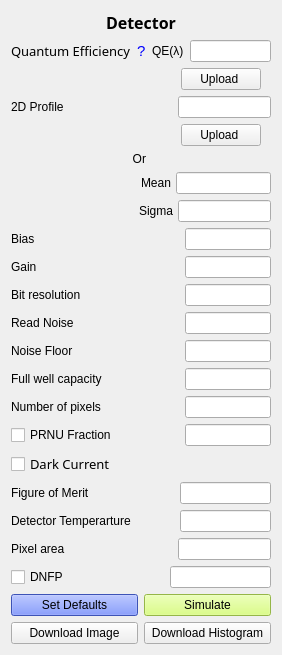
          <widget class="QWidget" name="layoutWidget">
           <property name="geometry">
            <rect>
             <x>551</x>
             <y>9</y>
             <width>271</width>
             <height>631</height>
            </rect>
           </property>
           <layout class="QVBoxLayout" name="verticalLayout_3">
            <item>
             <widget class="QLabel" name="label_3">
              <property name="font">
               <font>
                <family>Bell MT</family>
                <pointsize>12</pointsize>
                <weight>75</weight>
                <bold>true</bold>
               </font>
              </property>
              <property name="mouseTracking">
               <bool>true</bool>
              </property>
              <property name="text">
               <string>&lt;html&gt;&lt;head/&gt;&lt;body&gt;&lt;p align=&quot;center&quot;&gt;Detector&lt;/p&gt;&lt;/body&gt;&lt;/html&gt;</string>
              </property>
             </widget>
            </item>
            <item>
             <layout class="QHBoxLayout" name="horizontalLayout_4">
              <item>
               <widget class="QLabel" name="label_10">
                <property name="font">
                 <font>
                  <family>Bahnschrift SemiLight</family>
                  <pointsize>10</pointsize>
                  <weight>50</weight>
                  <bold>false</bold>
                 </font>
                </property>
                <property name="mouseTracking">
                 <bool>false</bool>
                </property>
                <property name="text">
                 <string>Quantum Efficiency</string>
                </property>
               </widget>
              </item>
              <item>
               <widget class="QLabel" name="upload_help_4">
                <property name="palette">
                 <palette>
                  <active>
                   <colorrole role="WindowText">
                    <brush brushstyle="SolidPattern">
                     <color alpha="255">
                      <red>0</red>
                      <green>0</green>
                      <blue>255</blue>
                     </color>
                    </brush>
                   </colorrole>
                  </active>
                  <inactive>
                   <colorrole role="WindowText">
                    <brush brushstyle="SolidPattern">
                     <color alpha="255">
                      <red>0</red>
                      <green>0</green>
                      <blue>255</blue>
                     </color>
                    </brush>
                   </colorrole>
                  </inactive>
                  <disabled>
                   <colorrole role="WindowText">
                    <brush brushstyle="SolidPattern">
                     <color alpha="255">
                      <red>120</red>
                      <green>120</green>
                      <blue>120</blue>
                     </color>
                    </brush>
                   </colorrole>
                  </disabled>
                 </palette>
                </property>
                <property name="font">
                 <font>
                  <pointsize>11</pointsize>
                  <weight>50</weight>
                  <bold>false</bold>
                 </font>
                </property>
                <property name="mouseTracking">
                 <bool>false</bool>
                </property>
                <property name="tabletTracking">
                 <bool>true</bool>
                </property>
                <property name="focusPolicy">
                 <enum>Qt::WheelFocus</enum>
                </property>
                <property name="toolTip">
                 <string>&lt;html&gt;&lt;head/&gt;&lt;body&gt;&lt;p&gt;Quantum efficiency can be input as a response function.&lt;br/&gt;DAT file with two columns &lt;br/&gt;0 : Wavelength in Angstrom&lt;br/&gt;1 : Respose&lt;/p&gt;&lt;/body&gt;&lt;/html&gt;</string>
                </property>
                <property name="styleSheet">
                 <string notr="true">set color = rgb(255, 255, 170)</string>
                </property>
                <property name="text">
                 <string>?</string>
                </property>
               </widget>
              </item>
              <item>
               <widget class="QLabel" name="label_19">
                <property name="text">
                 <string>&lt;html&gt;&lt;head/&gt;&lt;body&gt;&lt;p&gt;QE(&amp;#955;)&lt;/p&gt;&lt;/body&gt;&lt;/html&gt;</string>
                </property>
               </widget>
              </item>
              <item>
               <widget class="QLineEdit" name="QE_filename">
                <property name="toolTip">
                 <string>&lt;html&gt;&lt;head/&gt;&lt;body&gt;&lt;p&gt;Quantum Efficiency response function&lt;/p&gt;&lt;p&gt;DAT file format&lt;br/&gt;0 : Wavelength in Angstrom&lt;br/&gt;1 : Response function&lt;/p&gt;&lt;/body&gt;&lt;/html&gt;</string>
                </property>
               </widget>
              </item>
             </layout>
            </item>
            <item>
             <layout class="QHBoxLayout" name="horizontalLayout">
              <property name="leftMargin">
               <number>170</number>
              </property>
              <property name="rightMargin">
               <number>10</number>
              </property>
              <item>
               <widget class="QPushButton" name="upload_QE_wav">
                <property name="toolTip">
                 <string>&lt;html&gt;&lt;head/&gt;&lt;body&gt;&lt;p&gt;Click to browse FITS files&lt;/p&gt;&lt;/body&gt;&lt;/html&gt;Q</string>
                </property>
                <property name="text">
                 <string>Upload </string>
                </property>
               </widget>
              </item>
             </layout>
            </item>
            <item>
             <layout class="QHBoxLayout" name="horizontalLayout_5">
              <property name="spacing">
               <number>114</number>
              </property>
              <item>
               <widget class="QLabel" name="label_29">
                <property name="text">
                 <string>2D Profile</string>
                </property>
               </widget>
              </item>
              <item>
               <widget class="QLineEdit" name="QE_2d_profile">
                <property name="toolTip">
                 <string>&lt;html&gt;&lt;head/&gt;&lt;body&gt;&lt;p&gt;Quantum efficiency 2D profile&lt;/p&gt;&lt;p&gt;Upload as FITS file of detector shape&lt;/p&gt;&lt;/body&gt;&lt;/html&gt;</string>
                </property>
               </widget>
              </item>
             </layout>
            </item>
            <item>
             <layout class="QHBoxLayout" name="horizontalLayout_3">
              <property name="leftMargin">
               <number>170</number>
              </property>
              <property name="rightMargin">
               <number>10</number>
              </property>
              <item>
               <widget class="QPushButton" name="upload_psf_3">
                <property name="toolTip">
                 <string>&lt;html&gt;&lt;head/&gt;&lt;body&gt;&lt;p&gt;Click to browse FITS files&lt;/p&gt;&lt;/body&gt;&lt;/html&gt;Q</string>
                </property>
                <property name="text">
                 <string>Upload </string>
                </property>
               </widget>
              </item>
             </layout>
            </item>
            <item>
             <widget class="QLabel" name="label_18">
              <property name="layoutDirection">
               <enum>Qt::LeftToRight</enum>
              </property>
              <property name="frameShape">
               <enum>QFrame::NoFrame</enum>
              </property>
              <property name="text">
               <string>&lt;html&gt;&lt;head/&gt;&lt;body&gt;&lt;p align=&quot;center&quot;&gt;Or &lt;/p&gt;&lt;/body&gt;&lt;/html&gt;</string>
              </property>
             </widget>
            </item>
            <item>
             <layout class="QHBoxLayout" name="horizontalLayout_6">
              <property name="spacing">
               <number>5</number>
              </property>
              <property name="leftMargin">
               <number>130</number>
              </property>
              <item>
               <widget class="QLabel" name="label_17">
                <property name="layoutDirection">
                 <enum>Qt::RightToLeft</enum>
                </property>
                <property name="text">
                 <string>&lt;html&gt;&lt;head/&gt;&lt;body&gt;&lt;p align=&quot;right&quot;&gt;Mean&lt;/p&gt;&lt;/body&gt;&lt;/html&gt;</string>
                </property>
               </widget>
              </item>
              <item>
               <widget class="QLineEdit" name="qe_mean">
                <property name="toolTip">
                 <string>&lt;html&gt;&lt;head/&gt;&lt;body&gt;&lt;p&gt;0&amp;lt;QE_mean&amp;lt;1&lt;/p&gt;&lt;/body&gt;&lt;/html&gt;</string>
                </property>
               </widget>
              </item>
             </layout>
            </item>
            <item>
             <layout class="QHBoxLayout" name="horizontalLayout_7">
              <property name="spacing">
               <number>5</number>
              </property>
              <property name="leftMargin">
               <number>128</number>
              </property>
              <item>
               <widget class="QLabel" name="label_20">
                <property name="text">
                 <string>Sigma</string>
                </property>
               </widget>
              </item>
              <item>
               <widget class="QLineEdit" name="qe_sigma">
                <property name="toolTip">
                 <string>&lt;html&gt;&lt;head/&gt;&lt;body&gt;&lt;p&gt;Sigma of QE&lt;/p&gt;&lt;/body&gt;&lt;/html&gt;</string>
                </property>
               </widget>
              </item>
             </layout>
            </item>
            <item>
             <layout class="QGridLayout" name="gridLayout_5">
              <property name="rightMargin">
               <number>0</number>
              </property>
              <property name="horizontalSpacing">
               <number>68</number>
              </property>
              <item row="0" column="0">
               <widget class="QLabel" name="label_21">
                <property name="text">
                 <string>Bias </string>
                </property>
               </widget>
              </item>
              <item row="6" column="1">
               <widget class="QLineEdit" name="n_pix">
                <property name="toolTip">
                 <string>&lt;html&gt;&lt;head/&gt;&lt;body&gt;&lt;p&gt;Number of pixels along one axis of the detector.&lt;/p&gt;&lt;/body&gt;&lt;/html&gt;</string>
                </property>
               </widget>
              </item>
              <item row="3" column="0">
               <widget class="QLabel" name="label_24">
                <property name="text">
                 <string>Read Noise</string>
                </property>
               </widget>
              </item>
              <item row="1" column="1">
               <widget class="QLineEdit" name="gain"/>
              </item>
              <item row="0" column="1">
               <widget class="QLineEdit" name="bias">
                <property name="toolTip">
                 <string>&lt;html&gt;&lt;head/&gt;&lt;body&gt;&lt;p&gt;(electrons/s/pix)&lt;/p&gt;&lt;/body&gt;&lt;/html&gt;</string>
                </property>
               </widget>
              </item>
              <item row="4" column="1">
               <widget class="QLineEdit" name="NF">
                <property name="toolTip">
                 <string>&lt;html&gt;&lt;head/&gt;&lt;body&gt;&lt;p&gt;(electrons/pix)&lt;/p&gt;&lt;/body&gt;&lt;/html&gt;</string>
                </property>
               </widget>
              </item>
              <item row="5" column="1">
               <widget class="QLineEdit" name="FWC">
                <property name="toolTip">
                 <string>&lt;html&gt;&lt;head/&gt;&lt;body&gt;&lt;p&gt;Full well capacity in electrons&lt;/p&gt;&lt;/body&gt;&lt;/html&gt;</string>
                </property>
               </widget>
              </item>
              <item row="7" column="0">
               <widget class="QCheckBox" name="PRNU">
                <property name="text">
                 <string>PRNU Fraction</string>
                </property>
               </widget>
              </item>
              <item row="1" column="0">
               <widget class="QLabel" name="label_22">
                <property name="text">
                 <string>Gain</string>
                </property>
               </widget>
              </item>
              <item row="2" column="1">
               <widget class="QLineEdit" name="bit_res">
                <property name="toolTip">
                 <string>&lt;html&gt;&lt;head/&gt;&lt;body&gt;&lt;p&gt;Integer.&lt;/p&gt;&lt;/body&gt;&lt;/html&gt;</string>
                </property>
               </widget>
              </item>
              <item row="2" column="0">
               <widget class="QLabel" name="label_23">
                <property name="text">
                 <string>Bit resolution</string>
                </property>
               </widget>
              </item>
              <item row="3" column="1">
               <widget class="QLineEdit" name="RN">
                <property name="toolTip">
                 <string>&lt;html&gt;&lt;head/&gt;&lt;body&gt;&lt;p&gt;(electrons/pix)&lt;/p&gt;&lt;/body&gt;&lt;/html&gt;</string>
                </property>
               </widget>
              </item>
              <item row="4" column="0">
               <widget class="QLabel" name="label_25">
                <property name="text">
                 <string>Noise Floor</string>
                </property>
               </widget>
              </item>
              <item row="5" column="0">
               <widget class="QLabel" name="label_28">
                <property name="text">
                 <string>Full well capacity</string>
                </property>
               </widget>
              </item>
              <item row="6" column="0">
               <widget class="QLabel" name="label_30">
                <property name="text">
                 <string>Number of pixels</string>
                </property>
               </widget>
              </item>
              <item row="7" column="1">
               <widget class="QLineEdit" name="PRNU_frac">
                <property name="toolTip">
                 <string>&lt;html&gt;&lt;head/&gt;&lt;body&gt;&lt;p&gt;Photon Response Non-Uniformity fraction&lt;/p&gt;&lt;/body&gt;&lt;/html&gt;</string>
                </property>
               </widget>
              </item>
             </layout>
            </item>
            <item>
             <layout class="QHBoxLayout" name="horizontalLayout_8">
              <item>
               <widget class="QCheckBox" name="DC">
                <property name="font">
                 <font>
                  <family>Bahnschrift SemiLight</family>
                  <pointsize>10</pointsize>
                  <weight>50</weight>
                  <bold>false</bold>
                 </font>
                </property>
                <property name="text">
                 <string>Dark Current</string>
                </property>
                <property name="autoRepeat">
                 <bool>false</bool>
                </property>
                <property name="tristate">
                 <bool>false</bool>
                </property>
               </widget>
              </item>
             </layout>
            </item>
            <item>
             <layout class="QHBoxLayout" name="horizontalLayout_9">
              <property name="spacing">
               <number>90</number>
              </property>
              <item>
               <widget class="QLabel" name="label_26">
                <property name="text">
                 <string>Figure of Merit</string>
                </property>
               </widget>
              </item>
              <item>
               <widget class="QLineEdit" name="DFM">
                <property name="toolTip">
                 <string>&lt;html&gt;&lt;head/&gt;&lt;body&gt;&lt;p&gt;Sigma of QE&lt;/p&gt;&lt;/body&gt;&lt;/html&gt;</string>
                </property>
               </widget>
              </item>
             </layout>
            </item>
            <item>
             <layout class="QHBoxLayout" name="horizontalLayout_10">
              <property name="spacing">
               <number>49</number>
              </property>
              <item>
               <widget class="QLabel" name="label_27">
                <property name="text">
                 <string>Detector Temperarture</string>
                </property>
               </widget>
              </item>
              <item>
               <widget class="QLineEdit" name="det_T">
                <property name="toolTip">
                 <string>&lt;html&gt;&lt;head/&gt;&lt;body&gt;&lt;p&gt;Detector temperature in Kelvin&lt;/p&gt;&lt;/body&gt;&lt;/html&gt;</string>
                </property>
               </widget>
              </item>
             </layout>
            </item>
            <item>
             <layout class="QHBoxLayout" name="horizontalLayout_11">
              <property name="spacing">
               <number>113</number>
              </property>
              <item>
               <widget class="QLabel" name="label_32">
                <property name="text">
                 <string>Pixel area</string>
                </property>
               </widget>
              </item>
              <item>
               <widget class="QLineEdit" name="pix_area">
                <property name="toolTip">
                 <string>&lt;html&gt;&lt;head/&gt;&lt;body&gt;&lt;p&gt;Detector temperature in Kelvin&lt;/p&gt;&lt;/body&gt;&lt;/html&gt;</string>
                </property>
               </widget>
              </item>
             </layout>
            </item>
            <item>
             <layout class="QHBoxLayout" name="horizontalLayout_12">
              <item>
               <widget class="QCheckBox" name="DNFP">
                <property name="minimumSize">
                 <size>
                  <width>153</width>
                  <height>0</height>
                 </size>
                </property>
                <property name="toolTip">
                 <string>&lt;html&gt;&lt;head/&gt;&lt;body&gt;&lt;p&gt;Dark Noise Fixed Pattern&lt;/p&gt;&lt;/body&gt;&lt;/html&gt;</string>
                </property>
                <property name="text">
                 <string>DNFP</string>
                </property>
                <property name="autoRepeat">
                 <bool>false</bool>
                </property>
                <property name="tristate">
                 <bool>false</bool>
                </property>
               </widget>
              </item>
              <item>
               <widget class="QLineEdit" name="DN">
                <property name="toolTip">
                 <string>&lt;html&gt;&lt;head/&gt;&lt;body&gt;&lt;p&gt;DNFP fraction&lt;/p&gt;&lt;/body&gt;&lt;/html&gt;</string>
                </property>
               </widget>
              </item>
             </layout>
            </item>
            <item>
             <layout class="QGridLayout" name="gridLayout_6">
              <item row="0" column="0">
               <widget class="QPushButton" name="set_default">
                <property name="toolTip">
                 <string>&lt;html&gt;&lt;head/&gt;&lt;body&gt;&lt;p&gt;Sets default values for all paramters&lt;/p&gt;&lt;/body&gt;&lt;/html&gt;</string>
                </property>
                <property name="styleSheet">
                 <string notr="true">background :rgb(85, 116, 255)</string>
                </property>
                <property name="text">
                 <string>Set Defaults</string>
                </property>
               </widget>
              </item>
              <item row="0" column="1">
               <widget class="QPushButton" name="simulate">
                <property name="toolTip">
                 <string>&lt;html&gt;&lt;head/&gt;&lt;body&gt;&lt;p&gt;Run simulation using set parameters&lt;/p&gt;&lt;/body&gt;&lt;/html&gt;</string>
                </property>
                <property name="styleSheet">
                 <string notr="true">background :rgb(209, 255, 101)</string>
                </property>
                <property name="text">
                 <string>Simulate</string>
                </property>
               </widget>
              </item>
              <item row="1" column="0">
               <widget class="QPushButton" name="download_image">
                <property name="toolTip">
                 <string>&lt;html&gt;&lt;head/&gt;&lt;body&gt;&lt;p&gt;Download output image as FITS file.&lt;/p&gt;&lt;/body&gt;&lt;/html&gt;</string>
                </property>
                <property name="text">
                 <string>Download Image</string>
                </property>
               </widget>
              </item>
              <item row="1" column="1">
               <widget class="QPushButton" name="download_hist">
                <property name="toolTip">
                 <string>&lt;html&gt;&lt;head/&gt;&lt;body&gt;&lt;p&gt;Download histogram as PNG and CSV.&lt;/p&gt;&lt;/body&gt;&lt;/html&gt;</string>
                </property>
                <property name="text">
                 <string>Download Histogram</string>
                </property>
               </widget>
              </item>
             </layout>
            </item>
           </layout>
          </widget>
